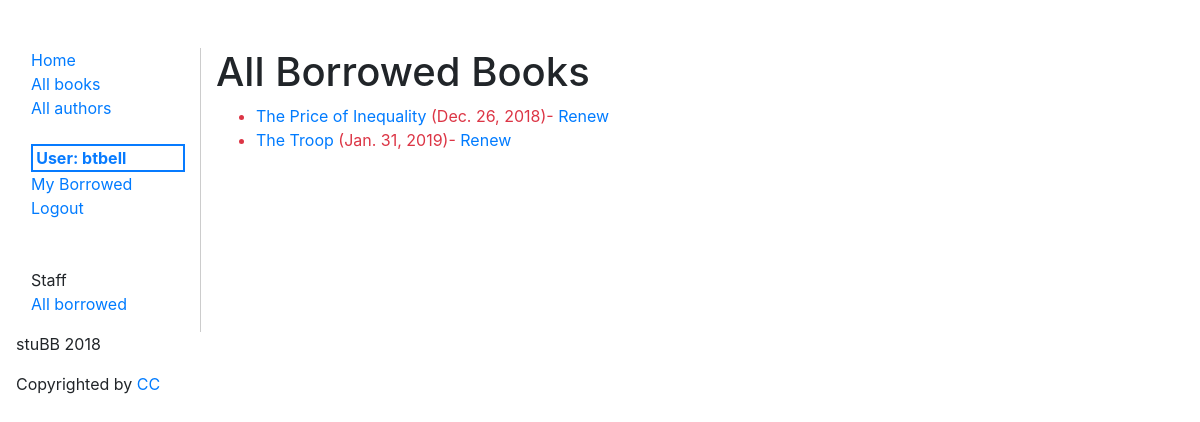
/catalog/borrowed/ (signed in), run on an earlier commit of the app's database.
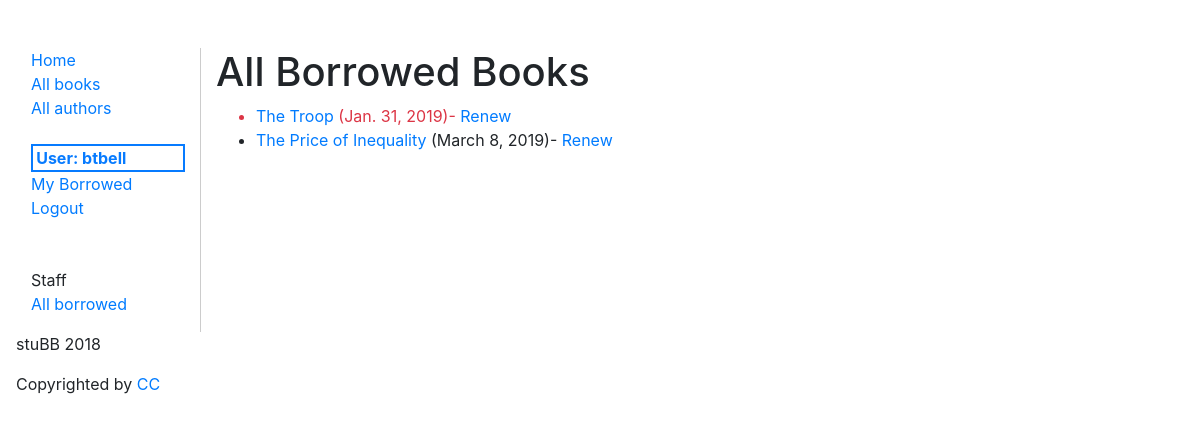
And on a later commit of the database.
### catalog/models.py (models this page shows, shortened)
class BookInstance(models.Model):
  id = models.UUIDField(primary_key=True, default=uuid.uuid4,
                        help_text="Unique ID for this particular book across whole library")
  book = models.ForeignKey('Book', on_delete=models.SET_NULL, null=True)
  imprint = models.CharField(max_length=200)
  due_back = models.DateField(null=True, blank=True)
  borrower = models.ForeignKey(User, on_delete=models.SET_NULL, null=True, blank=True)
  @property
  def is_overdue(self):
    if self.due_back and date.today() > self.due_back:
      return True
    return False
  LOAN_STATUS = (
    ('d', 'Maintenance'),
    ('o', 'On loan'),
    ('a', 'Available'),
    ('r', 'Reserved'),
  )
  status = models.CharField(max_length=1, choices=LOAN_STATUS, blank=True, default='d', help_text='Book availability')
  class Meta:
    ordering = ["due_back"]
    permissions = (("can_mark_returned", "Set book as returned"),)

class Book(models.Model):
  title = models.CharField(max_length=200)
  author = models.ForeignKey('Author', on_delete=models.SET_NULL, null=True)
  summary = models.TextField(max_length=1000, help_text="Enter a brief description of the book")
  isbn = models.CharField('ISBN', max_length=14,
                          help_text='13 Character <a href="https://www.isbn-international.org/content/what-isbn">ISBN number</a>')
  genre = models.ManyToManyField(Genre, help_text="Select a genre for this book")
  subject = models.CharField(max_length=100, null=True, blank=True)
  publisher = models.CharField(max_length=250, null=True, blank=True)
  contributor = models.CharField(max_length=200, null=True, blank=True, help_text="An entity responsible for making contributions to the content of the resource.")
  date = models.DateField(null=True, blank=True,)
  type = models.CharField(max_length=60, null=True, blank=True, help_text="Genre")
  format = models.CharField(max_length=60, null=True, blank=True, help_text="Format may include the media-type or dimensions of the resource.")
  source = models.CharField(max_length=60, null=True, blank=True)
  language = models.CharField(max_length=60, null=True, blank=True)
  relation = models.CharField(max_length=60, null=True, blank=True, help_text="A reference to a related resource.")
  coverage = models.CharField(max_length=250, null=True, blank=True, help_text="Coverage will typically include spatial location (a place name or geographic coordinates), temporal period (a period label, date, or date range) or jurisdiction (such as a named administrative entity).")
  rights = models.CharField(max_length=250, null=True, blank=True, help_text="A Rights element will contain a rights management statement for the resource, or reference a service providing such information.")
  class Meta:
    ordering = ['title']
  def display_genre(self):
    """Note: Getting the genre may not be a good idea here, because
      of the "cost" of the database operation. We're showing you how because
      calling functions in your models can be very useful for other reasons —
      for example to add a Delete link next to every item in the list."""
    """Creates a string for the Genre. This is required to display genre in Admin."""
    return ', '.join([genre.name for genre in self.genre.all()[:3]])
  display_genre.short_description = 'Genre'

### catalog/views.py (the view)
# urls.py: path('borrowed/', views.BorrowedBooksLibrarianListView.as_view(), name='all-borrowed'),
class BorrowedBooksLibrarianListView(PermissionRequiredMixin, generic.ListView):
  model = BookInstance
  template_name = 'catalog/bookinstance_list_all_borrowed.html'
  paginate_by = 10
  permission_required = 'catalog.can_change_book_instance'
  def get_queryset(self):
    return BookInstance.objects.filter(status__exact='o').order_by('due_back')

### templates/catalog/bookinstance_list_all_borrowed.html
{% extends "catalog/base.html" %}
{% block content %}
    <h1>All Borrowed Books</h1>
{% if perms.catalog.can_change_book_instance %}
    <ul>
      {% for bookinst in bookinstance_list %}
      <li class="{% if bookinst.is_overdue %}text-danger{% endif %}">
        <a href="{% url 'book-detail' bookinst.book.pk %}">{{bookinst.book.title}}</a> ({{ bookinst.due_back }}){% if perms.catalog.can_mark_returned %}- <a href="{% url 'renew-book' bookinst.id %}">Renew</a>  {% endif %}
      </li>
      {% endfor %}
    </ul>
    {% else %}
      <p>There are no books borrowed.</p>
    {% endif %}
{% endblock %}

### templates/catalog/base.html (shortened to what this page needs)
<!DOCTYPE html>
<html lang="en">
  <head>
    {% load staticfiles %}
    {% block head %}
    <link rel="stylesheet" href="{% static 'styles/catalog.css' %}" />
    <link rel="stylesheet" href="https://stackpath.bootstrapcdn.com/bootstrap/4.1.3/css/bootstrap.min.css">
    {% endblock %}
  </head>
  <body>
    <div class="container-fluid">
    <div class="row">
      <div class="col-sm-2">
      {% block sidebar %}
        <ul class="sidebar-nav">
          <li><a href="{% url 'index' %}">Home</a></li>
          <li><a href="{% url 'books' %}">All books</a></li>
          <li><a href="{% url 'authors' %}">All authors</a></li><br />
        {% if user.is_authenticated %}
          <li class="current-user">User: {{ user.get_username }}</li>
          <li><a href="{% url 'my-borrowed' %}">My Borrowed</a> </li>
          <li><a href="{% url 'logout'%}">Logout</a></li>
          <br><br>
          <li>Staff</li>
          <li><a href="{% url 'all-borrowed' %}">All borrowed</a></li>
        {% else %}
          <li><a href="{% url 'login'%}">Login</a></li>
        {% endif %}
        </ul>
     {% endblock %}
      </div>
      <div class="col-sm-10 content">
        {% block content %}{% endblock %}
      </div>
    </div>
  </div>
  <footer class="basic-footer">
      <p> stuBB 2018</p>
      <p>Copyrighted by <a href="https://creativecommons.org/licenses/by/3.0/">CC</a></p>
  </footer>
  </body>
</html>

### catalog/static/styles/catalog.css (style rules this page uses)
.sidebar-nav { margin-top: 3em; list-style: none; margin-left: -1.5em; }
.content { margin-top: 3em; border-left: 1px solid #ccc; }
.current-user { border: 2px solid #077bff; color: #077bff; font-weight: bold; padding-left: .2em; }
footer { padding-left: 1em; }

What changed in the data, as far as the page shows it:
shown differently, row unchanged: BookInstance "Jan. 31, 2019": moves up the list
changed BookInstance "The Price of Inequality": due_back "Dec. 26, 2018" → "March 8, 2019"
